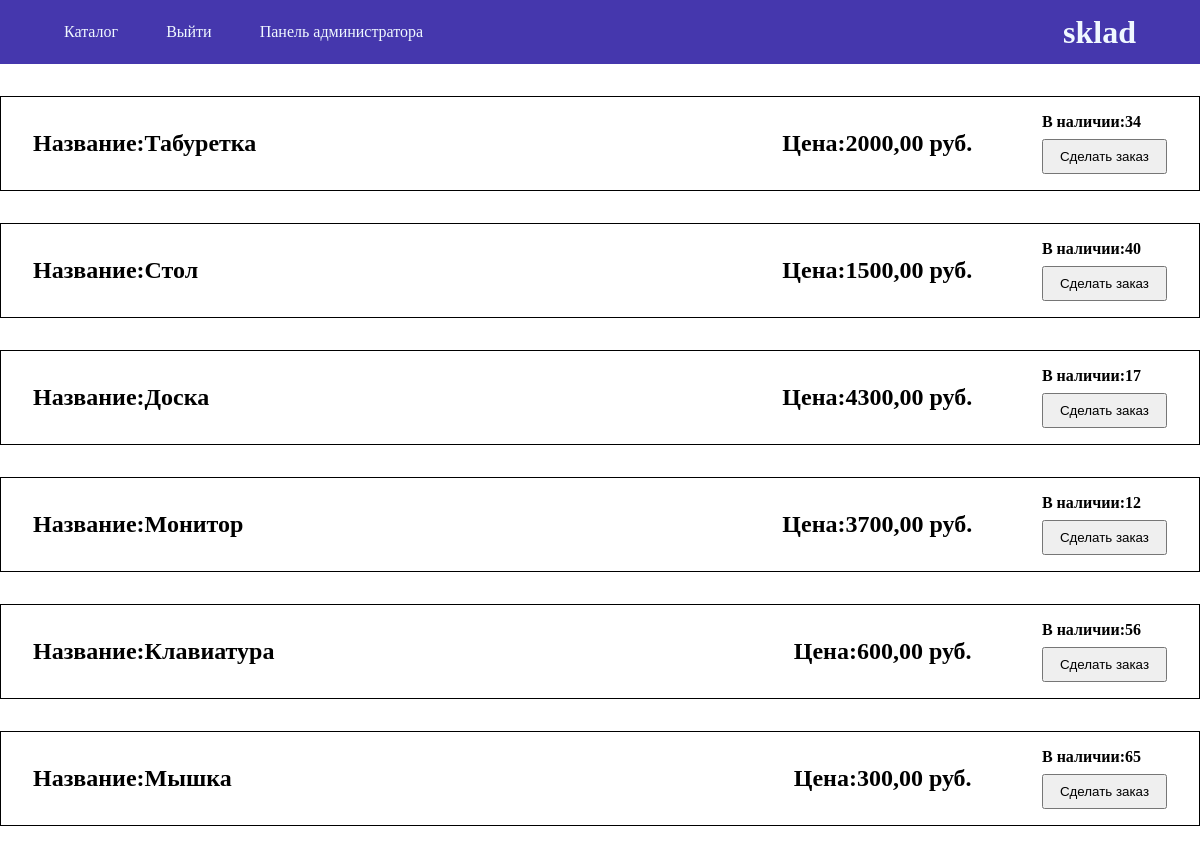
Screenshot of / (signed in) with the database file from the repository.
### accounts/models.py (models this page shows, shortened)
class User(AbstractUser):
    phone = models.CharField(max_length=15, verbose_name="Номер телефона")
    full_name = models.CharField(max_length=100, verbose_name="ФИО")
    REQUIRED_FIELDS = ["email", "phone", "full_name"]

### goods/models.py (models this page shows, shortened)
class Product(models.Model):
    name = models.CharField(
        max_length=50, default="Название товара", verbose_name="Товар"
    )
    price = models.DecimalField(max_digits=10, decimal_places=2, verbose_name="Цена")
    available = models.IntegerField( verbose_name="В наличии")
    class Meta:
        verbose_name = "Товар"
        verbose_name_plural = "Товары"

### main/views.py (the view)
# urls.py: urlpatterns = [path("", views.get_products, name="get_products")]
def get_products(request):
	products = Product.objects.all()
	context = {"products": products}
	return render(request, "main/main.html", context)

### main/templates/main/main.html (shortened to what this page needs)
{% extends "main/base.html" %}
{% load static %}
{% block css %}
	<link rel="stylesheet" href="{% static "css/main.css" %}">
{% endblock css %}
{% block content %}
<div class='wrapper'>
	{% if products %}
	{% for product in products %}
	<div class='products'>
		<h2 class='name'>Название:{{product.name}}</h2>
		<h2>Цена:{{product.price}} руб.</h2>
		<div class='flex'>
			<h4>В наличии:{{product.available}}</h2>
				{% if user.is_authenticated %}
				<a href="goods/create_order">
					<button>Сделать заказ</button>
				</a>
				{% else %}
				<a href="/accounts/sign_in">
					<button>Сделать заказ</button>
				</a>
				{% endif %}
		</div>
	</div>
	{% endfor %}
	{% else %}
	<h1>Товаров нет</h1>
	{% endif %}
</div>
{% endblock content %}

### main/templates/main/base.html (shortened to what this page needs)
{% load static %}
<!DOCTYPE html>
<html lang="en">
  <head>
    <link rel="stylesheet" href="{% static "css/header.css" %}" />
	<link rel="stylesheet" href="{%static "css/base.css" %}" />
	{% block css %}
	{% endblock css %}
  </head>
  <body>
    <div class="container">
      <header>
		<div class='menu'>
			 {% if user.is_authenticated and user.is_staff %}
			 <a href="/">Каталог</a>
			 <a href="/accounts/log_out">Выйти</a>
			 <a href="/admin/">Панель администратора</a>
			 {% elif user.is_authenticated %}
			 <a href="/">Каталог</a>
			 <a href="/goods/create_order">Создать заказ</a>
			 <a href="/goods/get_orders">Посмотреть заказы</a>
			 <a href="/accounts/log_out">Выйти</a>
			 {% comment %} меню для не зарегестрированного пользователя {% endcomment %}
			 {% else %}
			 <a href="/">Каталог</a>
			 <a href="/accounts/sign_up">Регистрация</a>
			 <a href="/accounts/sign_in">Войти</a>
			 {% endif %}
		</div>
		<div>
			{% if user.is_authenticated %}
			<h1>{{user.username}}</h1>
			{% else %}
			<h1>Гость</h1>
			{% endif %}
		</div>
      </header>
      {% block content %} {% endblock content %}
    </div>
  </body>
</html>

### static/css/header.css (style rules this page uses)
.menu { display: flex; gap: 3rem; align-items: center; }
header { display: flex; align-items: center; justify-content: space-between; color: aliceblue; padding: 0 4rem; height: 4rem; background: #4537ad; }

### static/css/base.css (style rules this page uses)
* { margin: 0; padding: 0; box-sizing: border-box; }
.container { max-width: 1800px; margin: 0 auto; }
a { text-decoration: none; color: inherit; }
button { padding: 0.5rem 1rem; cursor: pointer; }
.wrapper { margin-top: 2rem; }

### static/css/main.css (style rules this page uses)
.products { padding: 1rem 2rem; display: flex; justify-content: space-between; gap: 2rem; margin-bottom: 2rem; align-items: center; border: 1px solid black; }
.name { flex: 0.9; }
.flex { display: flex; gap: 0.5rem; flex-direction: column; }

### rows the page displays
User: username "sklad"
Product: name "Табуретка", price "2000,00", available "34"
Product: name "Стол", price "1500,00", available "40"
Product: name "Доска", price "4300,00", available "17"
Product: name "Монитор", price "3700,00", available "12"
Product: name "Клавиатура", price "600,00", available "56"
Product: name "Мышка", price "300,00", available "65"
